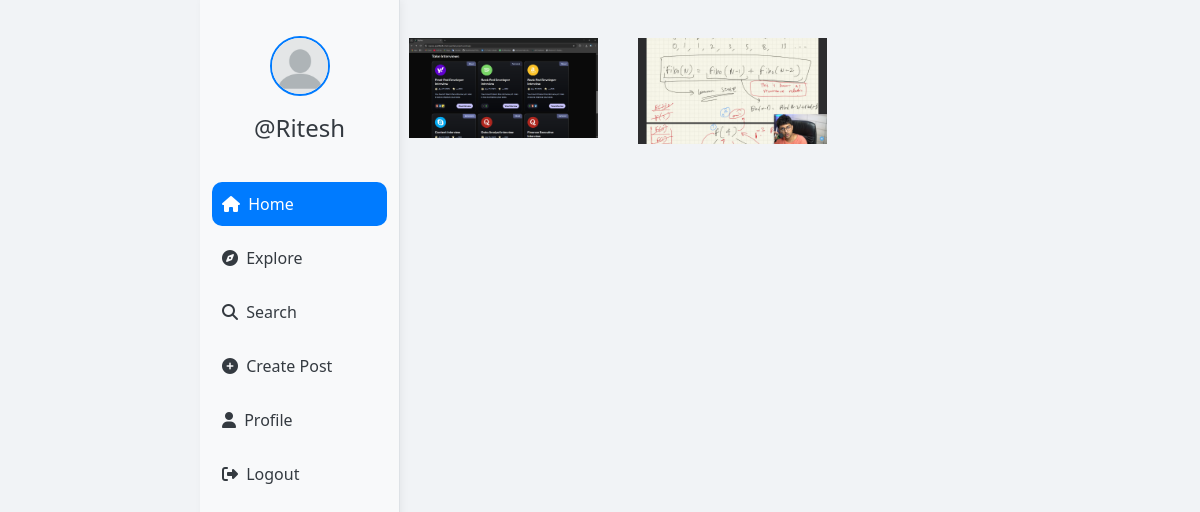
The page /explore (signed in) on the database its author committed.
### userauth/models.py (models this page shows, shortened)
class Profile(models.Model):
    user = models.ForeignKey(User, on_delete=models.CASCADE)
    id_user = models.IntegerField(primary_key=True, default=0)
    bio = models.TextField(blank=True, default='')
    profileimg = models.ImageField(upload_to='profile_images', default='blank-profile-picture.png')
    location = models.CharField(max_length=100, blank=True, default='')

class Post(models.Model):
    id = models.UUIDField(primary_key=True, default=uuid.uuid4)
    user = models.CharField(max_length=100)
    image = models.ImageField(upload_to='post_images')
    caption = models.TextField()
    created_at = models.DateTimeField(default=datetime.now)
    no_of_likes = models.IntegerField(default=0)

### userauth/views.py (the view)
# urls.py: path('explore',views.explore),
@login_required(login_url='/loginn')
def explore(request):
    post=Post.objects.all().order_by('-created_at')
    profile = Profile.objects.get(user=request.user)
    context={
        'post':post,
        'profile':profile
    }
    return render(request, 'explore.html',context)

### templates/explore.html (shortened to what this page needs)
{% load static %}
<!DOCTYPE html>
<html lang="en">
<head>
    <link rel="stylesheet" href="https://maxcdn.bootstrapcdn.com/bootstrap/4.5.2/css/bootstrap.min.css">
    <link href="https://cdn.jsdelivr.net/npm/bootstrap@5.0.2/dist/css/bootstrap.min.css" rel="stylesheet"
>
    <link rel="stylesheet" href="{% static 'css/app.css' %}">
</head>
<body>
    {% load static %}
    <div class="container-fluid">
        <div class="row">
            <nav class="col-md-2 d-none d-md-block sidebar" style="position: fixed;">
                <div class="text-center mt-3">
                    <img src="{{profile.profileimg.url}}" alt="Profile Picture" class="profile-pic">
                    <h4 class="mt-2"><a href="/profile/{{user}}" style="text-decoration:none;">@{{user}}</a></h4>
                </div>
                <ul class="nav flex-column mt-4">
                    <li class="nav-item">
                        <a class="nav-link active" href="/">
                            <i class="fa-solid fa-house mr-1"></i> Home
                        </a>
                    </li>
                    <li class="nav-item">
                        <a class="nav-link" href="/explore">
                            <i class="fa-solid fa-compass mr-1"></i> Explore
                        </a>
                    </li>
                    <li class="nav-item">
                        <a class="nav-link" href="#" data-bs-toggle="modal" data-bs-target="#exampleModal3">
                            <i class="fa-solid fa-magnifying-glass mr-1"></i> Search
                        </a>
                    </li>
                    <li class="nav-item">
                        <a class="nav-link" href="#" data-bs-toggle="modal" data-bs-target="#exampleModal"
                            data-bs-whatever="@getbootstrap">
                            <i class="fa-solid fa-circle-plus mr-1"></i> Create Post
                        </a>
                    </li>
                    <li class="nav-item">
                        <a class="nav-link" href="/profile/{{profile.user}}">
                            <i class="fa-solid fa-user mr-1"></i> Profile
                        </a>
                    </li>
                    <li class="nav-item">
                        <a class="nav-link" href="/logoutt">
                            <i class="fa-solid fa-right-from-bracket mr-1"></i> Logout
                        </a>
                    </li>
                </ul>
            </nav>
            <main role="main" class="col-md-9 ml-sm-auto col-lg-10 px-md-4">
                <div class="container text-center" style="padding: 10px; margin-top:20px;">
                    <div class="row row-cols-3">
                        {% for pos in post %}
                        <div class="col m-2 image_s" style="margin-bottom:10px;">
                            <img class="image__img" src="{{pos.image.url}}" alt="Post Image"
                                style="max-width: 213px; max-height:213px">
                        </div>
                        {% endfor %}
                    </div>
                </div>
            </main>
        </div>
    </div>
</body>
</html>

### static/css/app.css (style rules this page uses)
body { font-family: 'Segoe UI', Tahoma, Geneva, Verdana, sans-serif; background-color: #f1f3f6; margin: 0; padding-left: 200px; }
.sidebar { background-color: #ffffff; height: 100vh; border-right: 1px solid #dee2e6; padding-top: 20px; box-shadow: 2px 0 8px rgba(0, 0, 0, 0.05); }
.profile-pic { width: 70px; height: 70px; border-radius: 50%; object-fit: cover; border: 2px solid #007bff; }
.sidebar a { color: #343a40; padding: 10px; display: block; border-radius: 10px; margin: 5px 0; transition: background 0.3s ease; text-decoration: none; }
.sidebar a:hover, .sidebar a.active { background-color: #007bff; color: white !important; }

### templates/explore.html (style rules this page uses)
* { box-sizing: border-box; margin: 0; padding: 0; }
.sidebar { background-color: #f8f9fa; height: 100vh; color: black; }
.profile-pic { width: 60px; height: 60px; border-radius: 50%; object-fit: cover; }
a { color: black; }
.image_s { position: relative; width: 213px; }
.image__img { display: block; width: 100%; }

### rows shown on the page
Profile: profileimg (placeholder picture)
Post: image (picture)
Post: image (picture)

### other values the page prints
{{ user }} "Ritesh"
